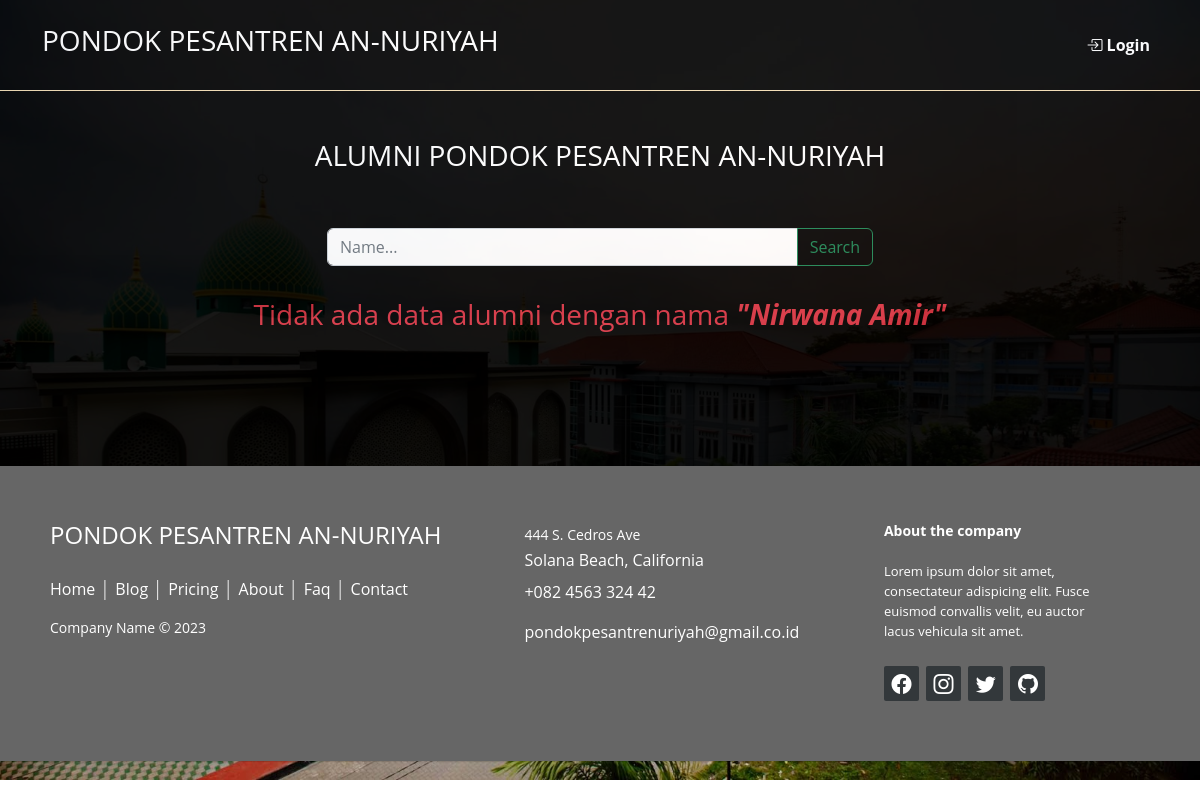
/alumni.php?name=Nirwana Amir, run on an earlier commit of the app's database.
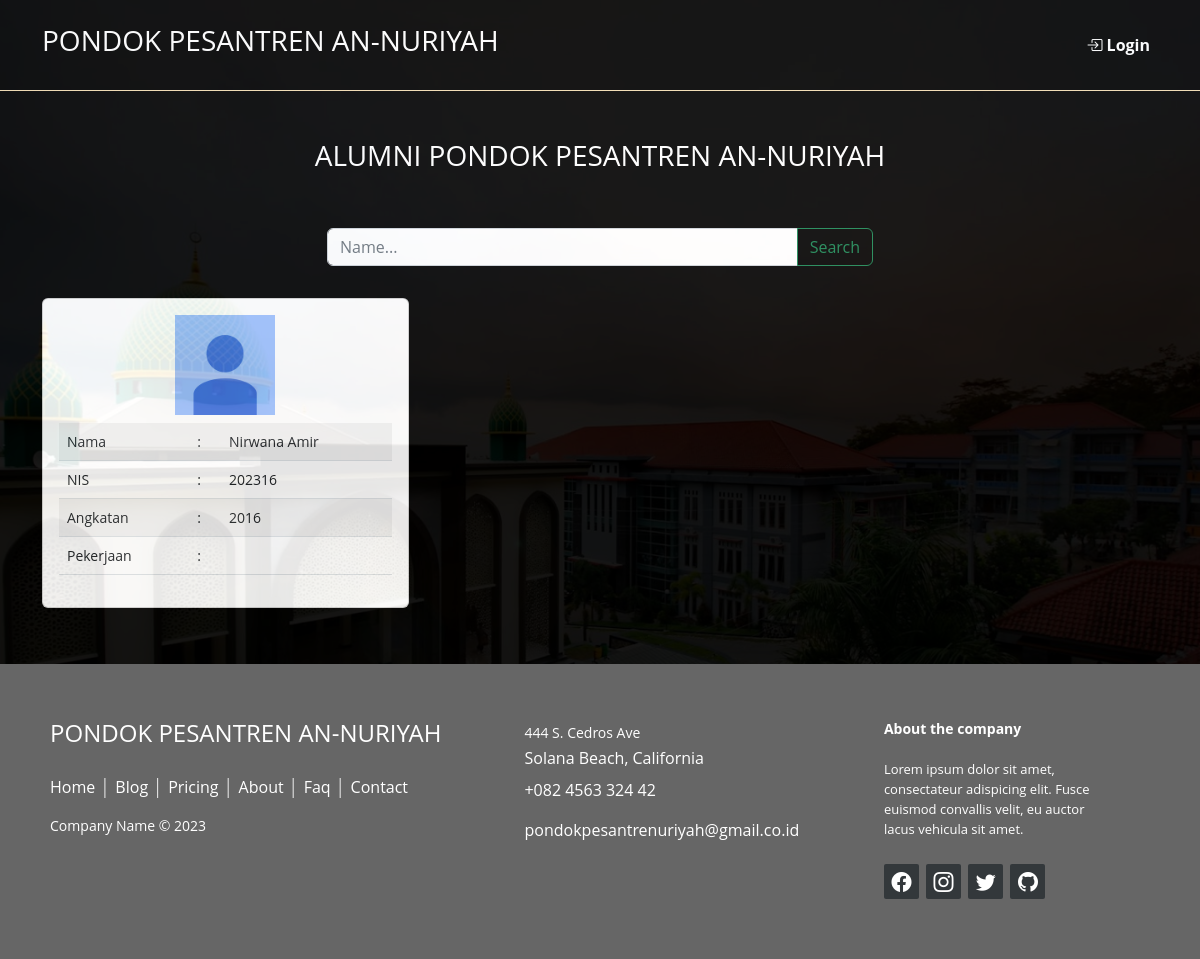
And on a later commit of the database.
### tables this page shows
CREATE TABLE `tb_alumni_202316` (
  `id_alumni` int(11) NOT NULL,
  `nama` varchar(50) NOT NULL,
  `nis` varchar(50) NOT NULL,
  `alamat` varchar(200) NOT NULL,
  `tanggal_lahir` varchar(50) NOT NULL,
  `no_handphone` varchar(50) NOT NULL,
  `email` varchar(50) NOT NULL,
  `id_angkatan` int(11) NOT NULL,
  `pekerjaan` varchar(100) NOT NULL,
  `foto` varchar(100) NOT NULL,
  `password` varchar(100) NOT NULL
);

CREATE TABLE `tb_angkatan_202316` (
  `id_angkatan` int(11) NOT NULL,
  `angkatan` int(50) NOT NULL
);

### alumni.php (the view, shortened to what this page needs)
<!doctype html>
<html lang="en">
  <head>
    <link rel="stylesheet" href="https://unpkg.com/aos@next/dist/aos.css" />
    <link rel="stylesheet" href="css/style.css">
    <link rel="stylesheet" href="https://cdn.jsdelivr.net/npm/bootstrap-icons@1.10.4/font/bootstrap-icons.css">
    <link href="https://cdn.jsdelivr.net/npm/bootstrap@5.2.0-beta1/dist/css/bootstrap.min.css" rel="stylesheet">
  </head>
  <body>
<?php
    include 'navbar.php';
?>
<div class="container-fluid" id="content">
  <div class="container">
    <div class="row text-white text-center py-5">
      <div class="col-lg-12">
          <h3>ALUMNI PONDOK PESANTREN AN-NURIYAH</h3>
      </div>
    </div>
    <div class="row">
      <div class="col-lg-6 offset-lg-3 mb-3">
          <form action="" method="get">
          <div class="input-group mb-3">
          <input type="text" class="form-control" placeholder="Name..." name="name" autofocus>
          <button class="btn btn-outline-success" type="submit" id="button-addon2">Search</button>
        </div>
          </form>
      </div>
    </div>
    <div class="row gx-2">
    <?php
        if(isset($_GET['name'])){
            $name = $_GET['name'];
            $alumni = mysqli_query($conn, "SELECT  nama, nis, angkatan, foto FROM tb_alumni_202316
            INNER JOIN tb_angkatan_202316 ON tb_alumni_202316.id_angkatan = tb_angkatan_202316.id_angkatan
            WHERE nama LIKE '%$name%'");
        }else{
            $alumni = mysqli_query($conn, "SELECT * FROM tb_alumni_202316
            INNER JOIN tb_angkatan_202316 ON tb_alumni_202316.id_angkatan = tb_angkatan_202316.id_angkatan");
        }
        if(mysqli_num_rows($alumni) > 0){
            while($row = mysqli_fetch_array($alumni)){
    ?>
    <div class="col-lg-4 mb-2">
        <div class="card" data-aos="flip-left" data-aos-duration="2000">
            <div class="card-body">
              <center><img src="<?php echo $row['foto']; ?>" alt="Alumni Photo" class="img-fluid mb-2" width="100px" height="100px"></center>
                <div class="table-responsive">
                    <small>
                        <table class="table table-striped">
                            <tbody>
                                <tr>
                                    <td>Nama</td>
                                    <td>:</td>
                                    <td><?php echo $row['nama'] ?></td>
                                </tr>
                                <tr>
                                    <td>NIS</td>
                                    <td>:</td>
                                    <td><?php echo $row['nis'] ?></td>
                                </tr>
                                <tr>
                                    <td>Angkatan</td>
                                    <td>:</td>
                                    <td><?php echo $row['angkatan'] ?></td>
                                </tr>
                                <tr>
                                    <td>Pekerjaan</td>
                                    <td>:</td>
                                    <td><?php echo $row['pekerjaan'] ?></td>
                                </tr>
                            </tbody>
                        </table>
                    </small>
                </div>
            </div>
        </div>
    </div>
    <?php
        }
    } else {
    ?>
    <center><h3 class="text-danger">Tidak ada data alumni dengan nama <strong style="font-style: italic;">"<?php echo $_GET['name'] ?>"</strong></h3></center>
    <br><br><br><br><br>
    <?php
        }
    ?>
</div>
  </div>
  <br><br>
</div>
<?php
    include 'footer.php';
?>
  </body>
</html>

What changed in the data, as far as the page shows it:
added tb_alumni_202316: foto (picture), nama "Nirwana Amir", nis "202316", id_angkatan.angkatan "2016"
Also different on the page:
$_GET['name']: "Nirwana Amir" → (not shown)
text no longer shown: "Tidak ada data alumni dengan nama \" \""
